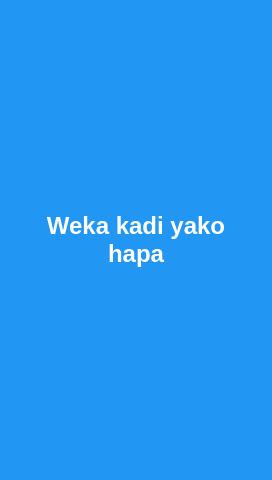
<?xml version="1.0" encoding="UTF-8"?>
<ui version="4.0">
    <class>MainWindow</class>
    <widget class="QMainWindow" name="MainWindow">
        <property name="geometry">
            <rect>
                <x>0</x>
                <y>0</y>
                <width>272</width>
                <height>480</height>
            </rect>
        </property>
        <property name="windowTitle">
            <string>Contactless Reader</string>
        </property>

        <widget class="QWidget" name="centralwidget">
            <layout class="QVBoxLayout" name="verticalLayout">
                <property name="spacing">
                    <number>0</number>
                </property>
                <property name="leftMargin">
                    <number>0</number>
                </property>
                <property name="topMargin">
                    <number>0</number>
                </property>
                <property name="rightMargin">
                    <number>0</number>
                </property>
                <property name="bottomMargin">
                    <number>0</number>
                </property>
                <item>
                    <widget class="QStackedWidget" name="stackedWidget">

                        <!-- Scan page -->
                        <widget class="QWidget" name="pageScan">
                            <property name="styleSheet">
                                <string notr="true">background-color: #2196F3; color: white;</string>
                            </property>
                            <layout class="QVBoxLayout" name="layoutScan">
                                <property name="leftMargin">
                                    <number>20</number>
                                </property>
                                <property name="topMargin">
                                    <number>20</number>
                                </property>
                                <property name="rightMargin">
                                    <number>20</number>
                                </property>
                                <property name="bottomMargin">
                                    <number>20</number>
                                </property>
                                <item>
                                    <widget class="QLabel" name="labelScan">
                                        <property name="text">
                                            <string>Weka kadi yako hapa</string>
                                        </property>
                                        <property name="alignment">
                                            <set>Qt::AlignCenter</set>
                                        </property>
                                        <property name="wordWrap">
                                            <bool>true</bool>
                                        </property>
                                        <property name="font">
                                            <font>
                                                <pointsize>18</pointsize>
                                                <weight>75</weight>
                                                <bold>true</bold>
                                            </font>
                                        </property>
                                        <property name="sizePolicy">
                                            <sizepolicy hsizetype="Expanding" vsizetype="Expanding">
                                                <horstretch>0</horstretch>
                                                <verstretch>0</verstretch>
                                            </sizepolicy>
                                        </property>
                                    </widget>
                                </item>
                            </layout>
                        </widget>

                        <!-- Processing page -->
                        <widget class="QWidget" name="pageProcessing">
                            <property name="styleSheet">
                                <string notr="true">background-color: #FF9800; color: white;</string>
                            </property>
                            <layout class="QVBoxLayout" name="layoutProcessing">
                                <property name="leftMargin">
                                    <number>20</number>
                                </property>
                                <property name="topMargin">
                                    <number>20</number>
                                </property>
                                <property name="rightMargin">
                                    <number>20</number>
                                </property>
                                <property name="bottomMargin">
                                    <number>20</number>
                                </property>
                                <item>
                                    <widget class="QLabel" name="labelProcessing">
                                        <property name="text">
                                            <string>Inaendelea...</string>
                                        </property>
                                        <property name="alignment">
                                            <set>Qt::AlignCenter</set>
                                        </property>
                                        <property name="wordWrap">
                                            <bool>true</bool>
                                        </property>
                                        <property name="font">
                                            <font>
                                                <pointsize>18</pointsize>
                                                <weight>75</weight>
                                                <bold>true</bold>
                                            </font>
                                        </property>
                                        <property name="sizePolicy">
                                            <sizepolicy hsizetype="Expanding" vsizetype="Expanding">
                                                <horstretch>0</horstretch>
                                                <verstretch>0</verstretch>
                                            </sizepolicy>
                                        </property>
                                    </widget>
                                </item>
                            </layout>
                        </widget>

                        <!-- Error page -->
                        <widget class="QWidget" name="pageError">
                            <property name="styleSheet">
                                <string notr="true">background-color: #F44336; color: white;</string>
                            </property>
                            <layout class="QVBoxLayout" name="layoutError">
                                <property name="leftMargin">
                                    <number>20</number>
                                </property>
                                <property name="topMargin">
                                    <number>20</number>
                                </property>
                                <property name="rightMargin">
                                    <number>20</number>
                                </property>
                                <property name="bottomMargin">
                                    <number>20</number>
                                </property>
                                <item>
                                    <widget class="QLabel" name="labelError">
                                        <property name="text">
                                            <string>Kadi sio sahihi!</string>
                                        </property>
                                        <property name="alignment">
                                            <set>Qt::AlignCenter</set>
                                        </property>
                                        <property name="wordWrap">
                                            <bool>true</bool>
                                        </property>
                                        <property name="font">
                                            <font>
                                                <pointsize>18</pointsize>
                                                <weight>75</weight>
                                                <bold>true</bold>
                                            </font>
                                        </property>
                                        <property name="sizePolicy">
                                            <sizepolicy hsizetype="Expanding" vsizetype="Expanding">
                                                <horstretch>0</horstretch>
                                                <verstretch>0</verstretch>
                                            </sizepolicy>
                                        </property>
                                    </widget>
                                </item>
                            </layout>
                        </widget>

                        <!-- Success page -->
                        <widget class="QWidget" name="pageSuccess">
                            <property name="styleSheet">
                                <string notr="true">background-color: #4CAF50; color: white;</string>
                            </property>
                            <layout class="QVBoxLayout" name="layoutSuccess">
                                <property name="leftMargin">
                                    <number>20</number>
                                </property>
                                <property name="topMargin">
                                    <number>20</number>
                                </property>
                                <property name="rightMargin">
                                    <number>20</number>
                                </property>
                                <property name="bottomMargin">
                                    <number>20</number>
                                </property>
                                <item>
                                    <widget class="QLabel" name="labelSuccess">
                                        <property name="text">
                                            <string>Kadi imesomwa vizuri!</string>
                                        </property>
                                        <property name="alignment">
                                            <set>Qt::AlignCenter</set>
                                        </property>
                                        <property name="wordWrap">
                                            <bool>true</bool>
                                        </property>
                                        <property name="font">
                                            <font>
                                                <pointsize>18</pointsize>
                                                <weight>75</weight>
                                                <bold>true</bold>
                                            </font>
                                        </property>
                                        <property name="sizePolicy">
                                            <sizepolicy hsizetype="Expanding" vsizetype="Expanding">
                                                <horstretch>0</horstretch>
                                                <verstretch>0</verstretch>
                                            </sizepolicy>
                                        </property>
                                    </widget>
                                </item>
                            </layout>
                        </widget>

                    </widget>
                </item>
            </layout>
        </widget>
    </widget>
    <resources />
    <connections />
</ui>
